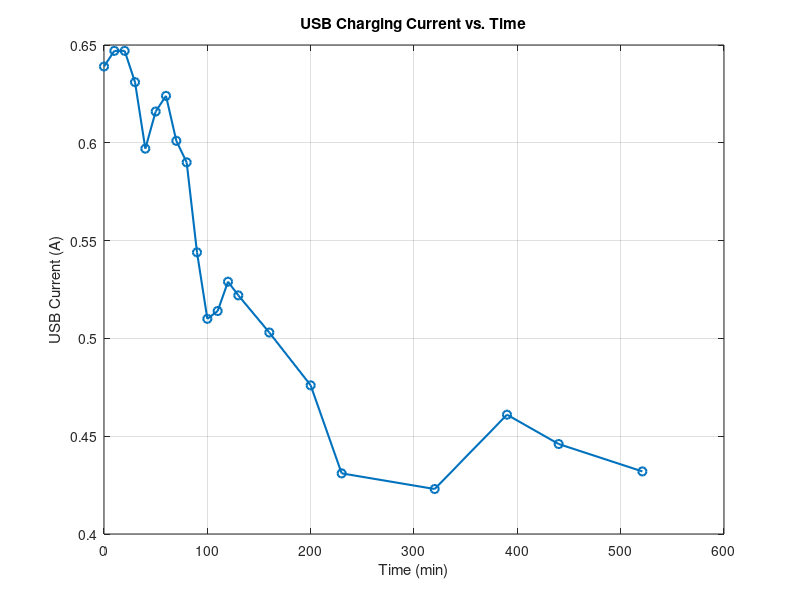

Recreate this plot in MATLAB.
% USB Charging Current Data

time = [0 10 20 30 40 50 60 70 80 90 ...
        100 110 120 130 160 200 230 320 390 440 521];

current = [0.639 0.647 0.647 0.631 0.597 0.616 0.624 ...
           0.601 0.590 0.544 0.510 0.514 0.529 0.522 ...
           0.503 0.476 0.431 0.423 0.461 0.446 0.432];

figure;
plot(time, current, 'o-', 'LineWidth', 1.5);

xlabel('Time (min)');
ylabel('USB Current (A)');
title('USB Charging Current vs. Time');

grid on;
